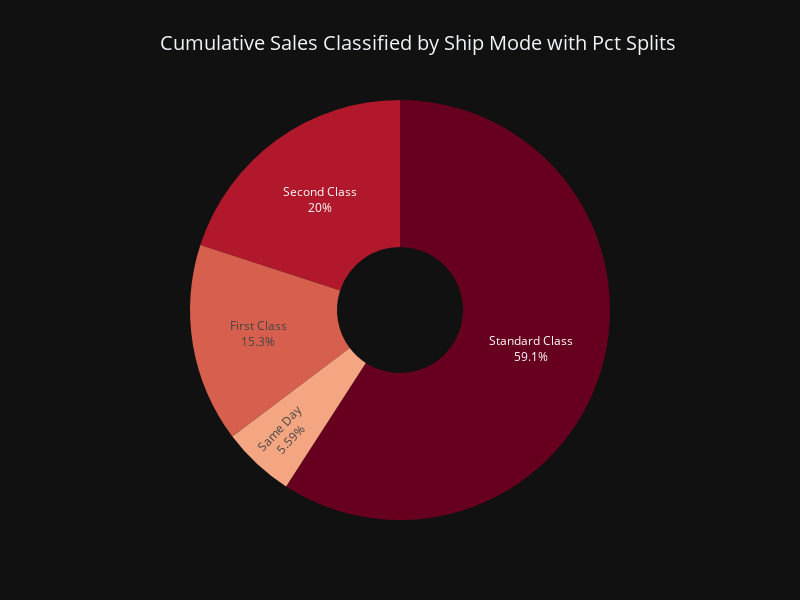

The code cell stored with this chart in its notebook:
### Code cell
fig = (
    px.
    pie
    (
        values=shp_md.Sales,
        names = list(shp_md_pct.index),
        title = 'Cumulative Sales Classified by Ship Mode with Pct Splits',
        color_discrete_sequence=px.colors.sequential.RdBu,
    )  
)
fig.update_traces(textinfo = 'percent+label',hoverinfo = 'percent+label',hole=0.3)
fig.update_layout(title_x = 0.2,title_font_size = 20,showlegend=False,width=800,height = 600)
fig.show()

### Figure 1 — Plotly figure (JSON) as saved in the notebook; plotly's stock layout.template omitted (floating-point values rounded to 4 significant figures)
{"data": [{"domain": {"x": [0.0, 1.0], "y": [0.0, 1.0]}, "hovertemplate": "label=%{label}<br>value=%{value}<extra></extra>", "labels": ["First Class", "Same Day", "Second Class", "Standard Class"], "legendgroup": "", "name": "", "showlegend": true, "values": [351400.0, 128400.0, 459200.0, 1358000.0], "type": "pie", "hole": 0.3, "hoverinfo": "percent+label", "textinfo": "percent+label"}], "layout": {"legend": {"tracegroupgap": 0}, "title": {"text": "Cumulative Sales Classified by Ship Mode with Pct Splits", "font": {"size": 20}, "x": 0.2}, "piecolorway": ["rgb(103,0,31)", "rgb(178,24,43)", "rgb(214,96,77)", "rgb(244,165,130)", "rgb(253,219,199)", "rgb(247,247,247)", "rgb(209,229,240)", "rgb(146,197,222)", "rgb(67,147,195)", "rgb(33,102,172)", "rgb(5,48,97)"], "showlegend": false, "width": 800, "height": 600}}
